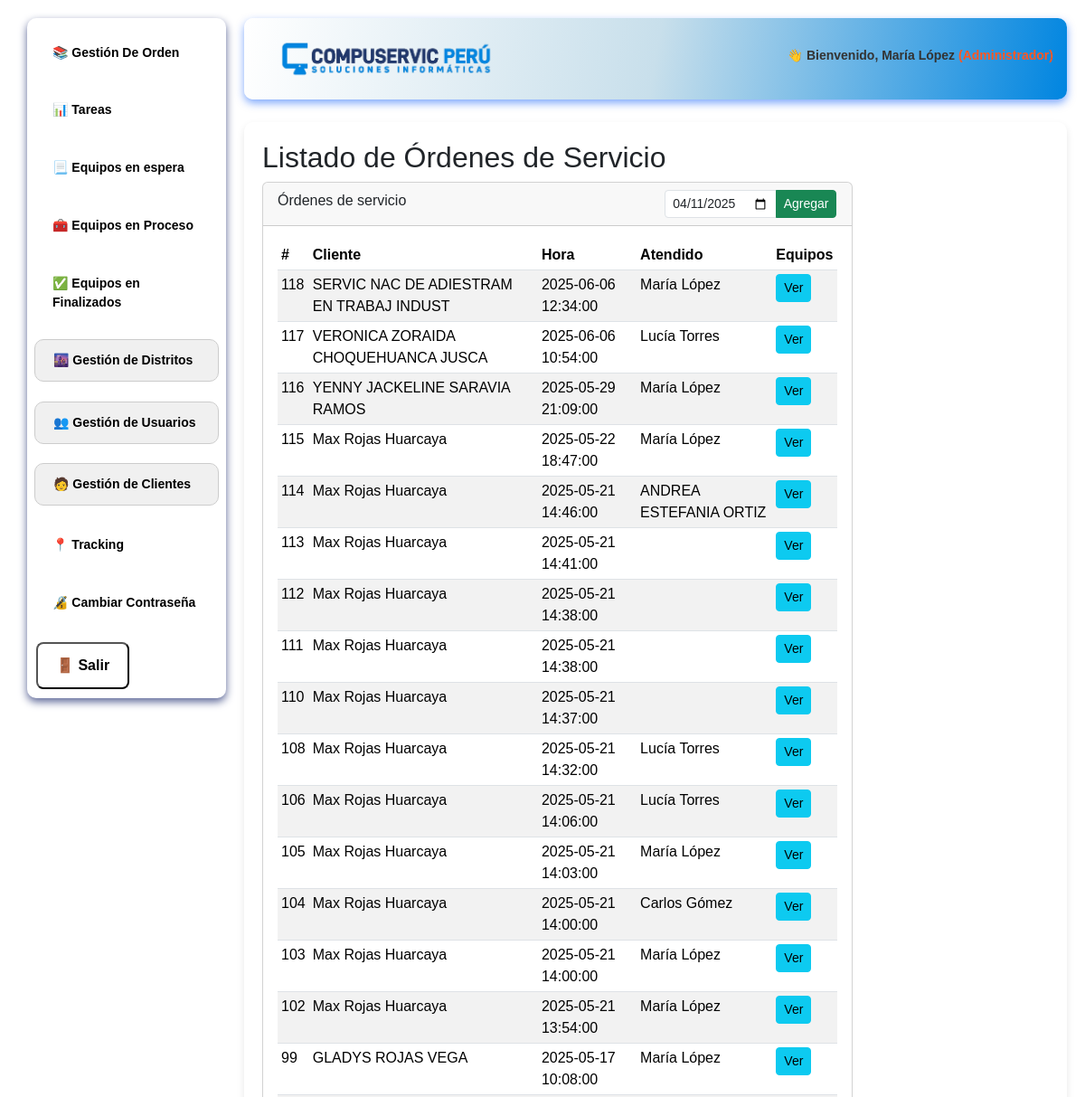
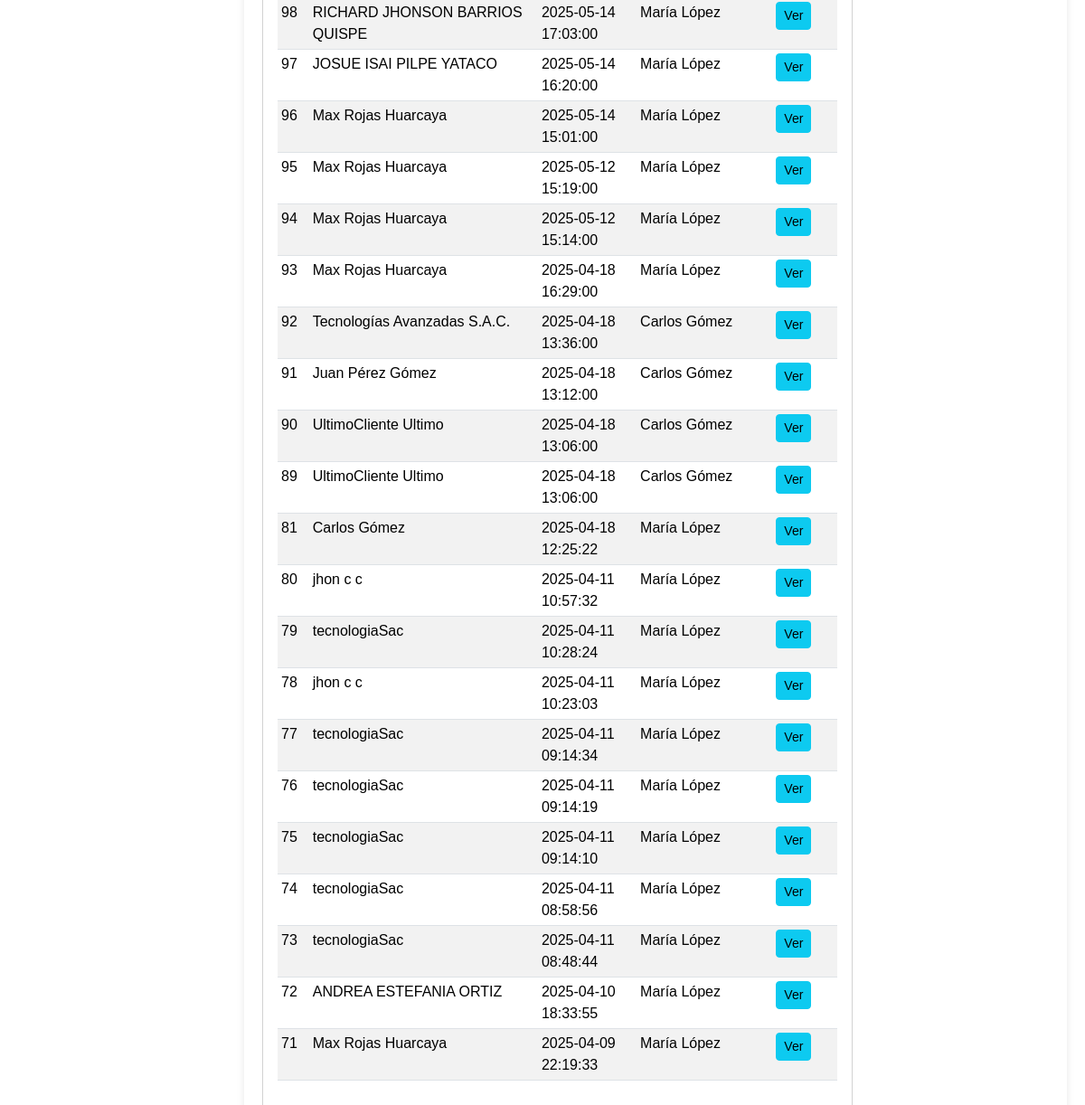
Page /app/views/dashboard/dashboard.php?view=inicio (signed in) on the committed database (2 pictures, top to bottom).
### tables this page shows
CREATE TABLE `orden_de_servicios` (
  `idorden_Servicio` int(11) NOT NULL,
  `fecha_recepcion` datetime DEFAULT NULL,
  `idusuario_crea` int(11) DEFAULT NULL,
  `idcliente` int(11) DEFAULT NULL
);

### app/controllers/general/GeneralController.php (called while the page is built, shortened)
<?php
require_once '../../config/conexion.php';
require_once '../../models/general/general.php';
class GeneralController {
    private $general;
    public function __construct() {
        $conexion = new Conexion();
        $this->general = new General();
    }
    public function listarOrdenesServicio() {
        $resultados = $this->general->listarOrdenesServicio();
        if ($resultados && count($resultados) > 0) {
            return $resultados;
        } else {
            return [];
        }
    }
}

### app/config/conexion.php (called while the page is built, shortened)
<?php
class Conexion {
    private static $host = "localhost";
    private static $dbname = "compuservic";
    private static $username = "root";
    private static $password = "";
    private static $conn;
    public static function conectar() {
        try {
            $dsn = "mysql:host=" . self::$host . ";dbname=" . self::$dbname . ";charset=utf8";
            self::$conn = new PDO($dsn, self::$username, self::$password);
            self::$conn->setAttribute(PDO::ATTR_ERRMODE, PDO::ERRMODE_EXCEPTION);
            return self::$conn;
        } catch (PDOException $e) {
            error_log("Error de conexión: " . $e->getMessage(), 3, "errors.log");
            die("Error de conexión: " . $e->getMessage());
        }
    }
}
?>

### app/models/general/general.php (called while the page is built, shortened)
<?php
require_once '../../config/conexion.php';
class General {
    private $conn;
    public function __construct() {
        $conexion = new Conexion();
        $this->conn = $conexion->conectar();
    }
    public function listarOrdenesServicio() {
        try {
            $query = "CALL ListarOrdenesServicio()";
            $stmt = $this->conn->prepare($query);
            $stmt->execute();
            return $stmt->fetchAll(PDO::FETCH_ASSOC);
        } catch (PDOException $e) {
            error_log("Error al listar órdenes de servicio: " . $e->getMessage(), 3, "errors.log");
            return false;
        }
    }
}
?>

### app/views/general/Listar_OS.php (the view, shortened to what this page needs)
<?php
require_once '../../config/conexion.php';
require_once '../../controllers/general/generalController.php';
$conexion = Conexion::conectar();
$controller = new GeneralController($conexion);
$resultados = $controller->listarOrdenesServicio();
?>
<!DOCTYPE html>
<html lang="es">
<head>
    <link href="https://cdn.jsdelivr.net/npm/bootstrap@5.3.5/dist/css/bootstrap.min.css" rel="stylesheet">
</head>
<body>
<main class="contenedor">
    <header>
        <h2>Listado de Órdenes de Servicio</h2>
    </header>
    <section class="mt-2">
        <div class="col-md-9">
            <div class="card">
                <div class="card-header">
                    <div class="row">
                        <div class="col-md-8">
                            Órdenes de servicio
                        </div>
                        <div class="col-md-4">
                            <div class="input-group">
                                <input type="date" class="form-control form-control-sm" value="2025-04-11">
                                <a href="#" class="btn btn-success btn-sm" data-bs-toggle="modal" data-bs-target="#modalAgregar">Agregar</a>
                            </div>
                        </div>
                    </div>
                </div>
                <div class="card-body">
                    <table class="table table-sm table-striped">
                        <thead>
                            <tr>
                                <th>#</th>
                                <th>Cliente</th>
                                <th>Hora</th>
                                <th>Atendido</th>
                                <th>Equipos</th>
                            </tr>
                        </thead>
                        <tbody>
                            <?php
                            if (isset($resultados) && count($resultados) > 0) {
                                foreach ($resultados as $orden) {
                                    echo "<tr>";
                                    echo "<td>" . htmlspecialchars($orden['idorden_Servicio']) . "</td>";
                                    echo "<td>" . htmlspecialchars($orden['nombre_cliente']) . "</td>";
                                    echo "<td>" . htmlspecialchars($orden['fecha_recepcion']) . "</td>";
                                    echo "<td>" . htmlspecialchars($orden['usuario_creador']) . "</td>";
                                    echo "<td><a href='dashboard.php?view=detallesequipos&id=" . urlencode($orden['idorden_Servicio']) . "&cliente=" . urlencode($orden['nombre_cliente']) . "' class='btn btn-info btn-sm'>Ver</a></td>";
                                    echo "</tr>";
                                }
                            } else {
                                echo "<tr><td colspan='5'>No hay órdenes de servicio disponibles.</td></tr>";
                            }
                            ?>
                        </tbody>
                    </table>
                </div>
            </div>
        </div>
    </section>
</main>
</body>
</html>

### public/css/styles.css (style rules this page uses)
* { margin: 0; padding: 0; box-sizing: border-box; font-family: 'Arial', sans-serif; }
body { background: #f4f6f9; }

### rows in the picture
orden_de_servicios: idorden_Servicio "118", nombre_cliente "SERVIC NAC DE ADIESTRAM EN TRABAJ INDUST", fecha_recepcion "2025-06-06 12:34:00", usuario_creador "María López"
orden_de_servicios: idorden_Servicio "117", nombre_cliente "VERONICA ZORAIDA CHOQUEHUANCA JUSCA", fecha_recepcion "2025-06-06 10:54:00", usuario_creador "Lucía Torres"
orden_de_servicios: idorden_Servicio "116", nombre_cliente "YENNY JACKELINE SARAVIA RAMOS", fecha_recepcion "2025-05-29 21:09:00", usuario_creador "María López"
orden_de_servicios: idorden_Servicio "115", nombre_cliente "Max Rojas Huarcaya", fecha_recepcion "2025-05-22 18:47:00", usuario_creador "María López"
orden_de_servicios: idorden_Servicio "114", nombre_cliente "Max Rojas Huarcaya", fecha_recepcion "2025-05-21 14:46:00", usuario_creador "ANDREA ESTEFANIA ORTIZ"
orden_de_servicios: idorden_Servicio "113", nombre_cliente "Max Rojas Huarcaya", fecha_recepcion "2025-05-21 14:41:00"
orden_de_servicios: idorden_Servicio "112", nombre_cliente "Max Rojas Huarcaya", fecha_recepcion "2025-05-21 14:38:00"
orden_de_servicios: idorden_Servicio "111", nombre_cliente "Max Rojas Huarcaya", fecha_recepcion "2025-05-21 14:38:00"
orden_de_servicios: idorden_Servicio "110", nombre_cliente "Max Rojas Huarcaya", fecha_recepcion "2025-05-21 14:37:00"
orden_de_servicios: idorden_Servicio "108", nombre_cliente "Max Rojas Huarcaya", fecha_recepcion "2025-05-21 14:32:00", usuario_creador "Lucía Torres"
orden_de_servicios: idorden_Servicio "106", nombre_cliente "Max Rojas Huarcaya", fecha_recepcion "2025-05-21 14:06:00", usuario_creador "Lucía Torres"
orden_de_servicios: idorden_Servicio "105", nombre_cliente "Max Rojas Huarcaya", fecha_recepcion "2025-05-21 14:03:00", usuario_creador "María López"
orden_de_servicios: idorden_Servicio "104", nombre_cliente "Max Rojas Huarcaya", fecha_recepcion "2025-05-21 14:00:00", usuario_creador "Carlos Gómez"
orden_de_servicios: idorden_Servicio "103", nombre_cliente "Max Rojas Huarcaya", fecha_recepcion "2025-05-21 14:00:00", usuario_creador "María López"
orden_de_servicios: idorden_Servicio "102", nombre_cliente "Max Rojas Huarcaya", fecha_recepcion "2025-05-21 13:54:00", usuario_creador "María López"
orden_de_servicios: idorden_Servicio "99", nombre_cliente "GLADYS ROJAS VEGA", fecha_recepcion "2025-05-17 10:08:00", usuario_creador "María López"
orden_de_servicios: idorden_Servicio "98", nombre_cliente "RICHARD JHONSON BARRIOS QUISPE", fecha_recepcion "2025-05-14 17:03:00", usuario_creador "María López"
orden_de_servicios: idorden_Servicio "97", nombre_cliente "JOSUE ISAI PILPE YATACO", fecha_recepcion "2025-05-14 16:20:00", usuario_creador "María López"
orden_de_servicios: idorden_Servicio "96", nombre_cliente "Max Rojas Huarcaya", fecha_recepcion "2025-05-14 15:01:00", usuario_creador "María López"
orden_de_servicios: idorden_Servicio "95", nombre_cliente "Max Rojas Huarcaya", fecha_recepcion "2025-05-12 15:19:00", usuario_creador "María López"
orden_de_servicios: idorden_Servicio "94", nombre_cliente "Max Rojas Huarcaya", fecha_recepcion "2025-05-12 15:14:00", usuario_creador "María López"
orden_de_servicios: idorden_Servicio "93", nombre_cliente "Max Rojas Huarcaya", fecha_recepcion "2025-04-18 16:29:00", usuario_creador "María López"
orden_de_servicios: idorden_Servicio "92", nombre_cliente "Tecnologías Avanzadas S.A.C.", fecha_recepcion "2025-04-18 13:36:00", usuario_creador "Carlos Gómez"
orden_de_servicios: idorden_Servicio "91", nombre_cliente "Juan Pérez Gómez", fecha_recepcion "2025-04-18 13:12:00", usuario_creador "Carlos Gómez"
orden_de_servicios: idorden_Servicio "90", nombre_cliente "UltimoCliente Ultimo", fecha_recepcion "2025-04-18 13:06:00", usuario_creador "Carlos Gómez"
orden_de_servicios: idorden_Servicio "89", nombre_cliente "UltimoCliente Ultimo", fecha_recepcion "2025-04-18 13:06:00", usuario_creador "Carlos Gómez"
orden_de_servicios: idorden_Servicio "81", nombre_cliente "Carlos Gómez", fecha_recepcion "2025-04-18 12:25:22", usuario_creador "María López"
orden_de_servicios: idorden_Servicio "80", nombre_cliente "jhon c c", fecha_recepcion "2025-04-11 10:57:32", usuario_creador "María López"
orden_de_servicios: idorden_Servicio "79", nombre_cliente "tecnologiaSac", fecha_recepcion "2025-04-11 10:28:24", usuario_creador "María López"
orden_de_servicios: idorden_Servicio "78", nombre_cliente "jhon c c", fecha_recepcion "2025-04-11 10:23:03", usuario_creador "María López"
orden_de_servicios: idorden_Servicio "77", nombre_cliente "tecnologiaSac", fecha_recepcion "2025-04-11 09:14:34", usuario_creador "María López"
orden_de_servicios: idorden_Servicio "76", nombre_cliente "tecnologiaSac", fecha_recepcion "2025-04-11 09:14:19", usuario_creador "María López"
orden_de_servicios: idorden_Servicio "75", nombre_cliente "tecnologiaSac", fecha_recepcion "2025-04-11 09:14:10", usuario_creador "María López"
orden_de_servicios: idorden_Servicio "74", nombre_cliente "tecnologiaSac", fecha_recepcion "2025-04-11 08:58:56", usuario_creador "María López"
orden_de_servicios: idorden_Servicio "73", nombre_cliente "tecnologiaSac", fecha_recepcion "2025-04-11 08:48:44", usuario_creador "María López"
orden_de_servicios: idorden_Servicio "72", nombre_cliente "ANDREA ESTEFANIA ORTIZ", fecha_recepcion "2025-04-10 18:33:55", usuario_creador "María López"
orden_de_servicios: idorden_Servicio "71", nombre_cliente "Max Rojas Huarcaya", fecha_recepcion "2025-04-09 22:19:33", usuario_creador "María López"

### other values in the picture
$usuario "María López"
$rol "Administrador"
